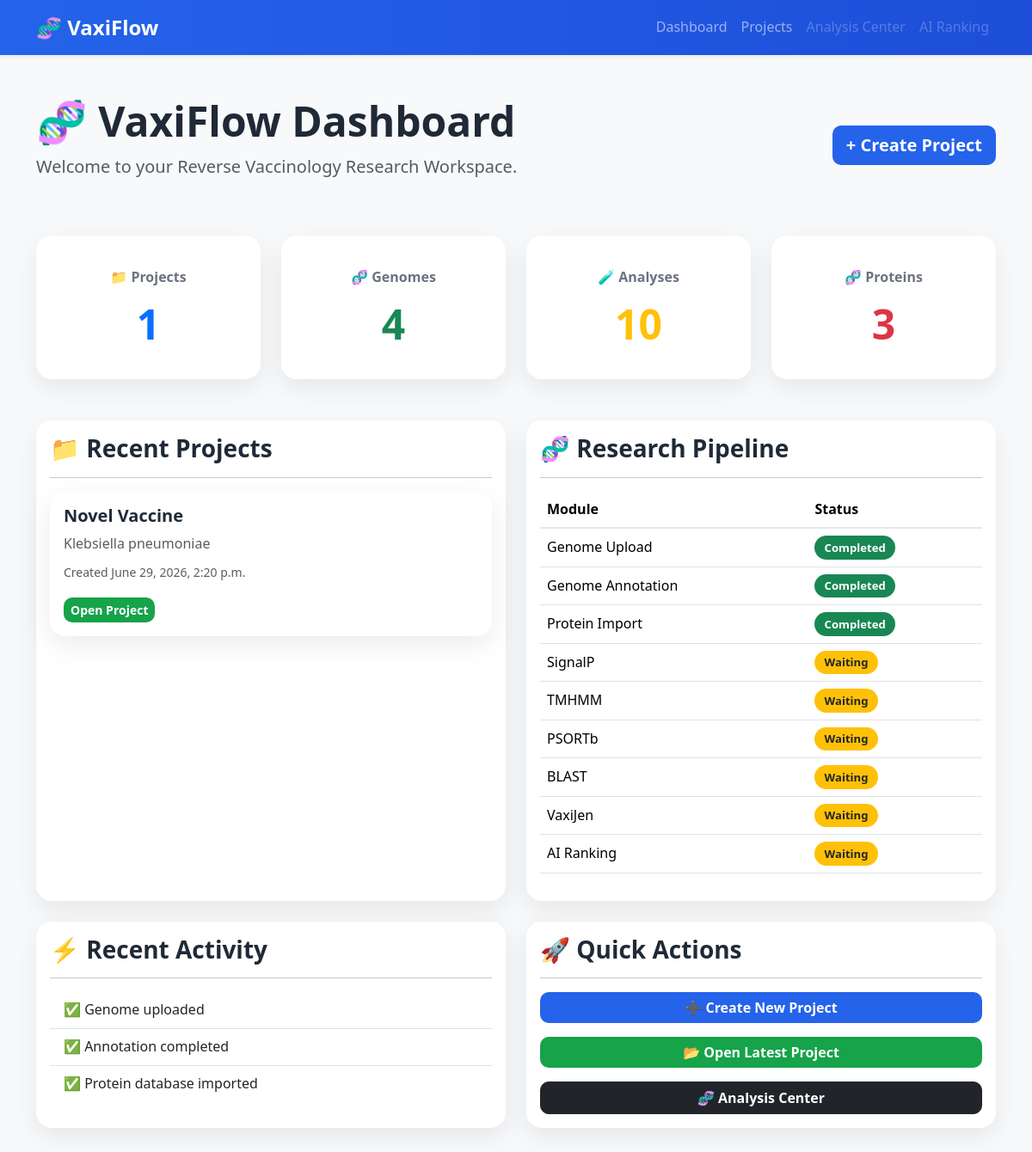
Before: / with the older database file.
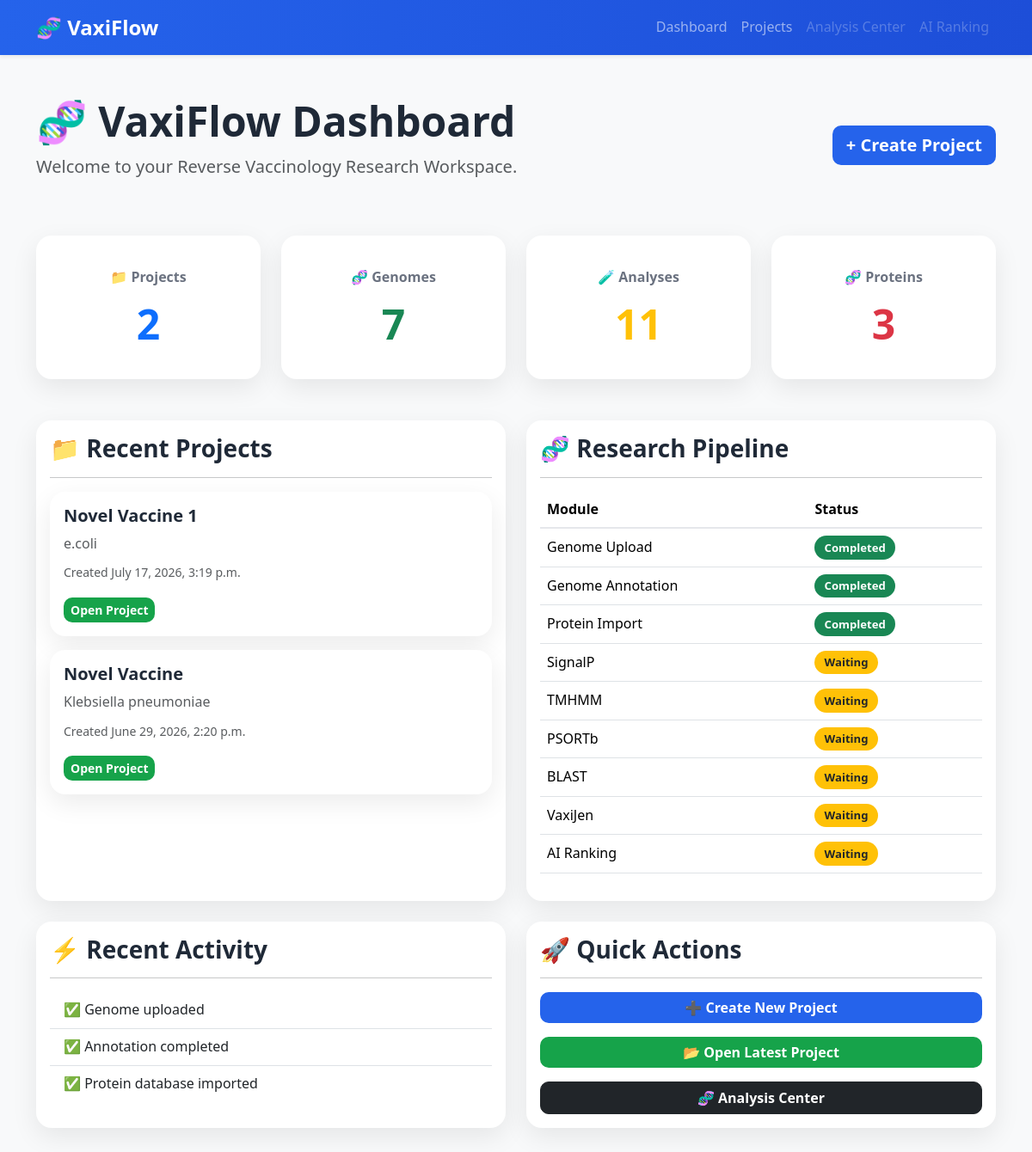
After: the same page with the newer database file.
### users/models.py (models this page shows, shortened)
class Project(models.Model):
    project_name = models.CharField(max_length=200)
    organism = models.CharField(max_length=300)
    description = models.TextField(blank=True)
    created_at = models.DateTimeField(auto_now_add=True)

### users/views.py (the view)
def home(request):
    projects = Project.objects.all().order_by(
        "-created_at"
    )
    total_projects = Project.objects.count()
    total_genomes = Genome.objects.count()
    total_analyses = Analysis.objects.count()
    total_proteins = Protein.objects.count()
    recent_projects = (
        Project.objects.all()
        .order_by("-created_at")[:5]
    )
    pipeline = [
        {
            "name": "Genome Upload",
            "status": "completed",
        },
        {
            "name": "Genome Annotation",
            "status": "completed",
        },
        {
            "name": "Protein Import",
            "status": "completed",
        },
        {
            "name": "SignalP",
            "status": "waiting",
        },
        {
            "name": "TMHMM",
            "status": "waiting",
        },
        {
            "name": "PSORTb",
            "status": "waiting",
        },
        {
            "name": "BLAST",
            "status": "waiting",
        },
        {
            "name": "VaxiJen",
            "status": "waiting",
        },
        {
            "name": "AI Ranking",
            "status": "waiting",
        },
    ]
    return render(
        request,
        "dashboard/home.html",
        {
            "projects": projects,
            "recent_projects": recent_projects,
            "total_projects": total_projects,
            "total_genomes": total_genomes,
            "total_analyses": total_analyses,
            "total_proteins": total_proteins,
            "pipeline": pipeline,
        },
    )

### templates/dashboard/home.html (shortened to what the changed rows need)
{% extends "base.html" %}
{% block content %}
<div class="d-flex justify-content-between align-items-center mb-5">
    <div>
        <h1 class="display-5 fw-bold">
            🧬 VaxiFlow Dashboard
        </h1>
    </div>
</div>
<div class="row g-4 mb-5">
    <div class="col-md-3">
        <div class="card stat-card h-100">
            <div class="card-body">
                <div class="stat-title">
                    📁 Projects
                </div>
                <h1 class="text-primary">
                    {{ total_projects }}
                </h1>
            </div>
        </div>
    </div>
    <div class="col-md-3">
        <div class="card stat-card h-100">
            <div class="card-body">
                <div class="stat-title">
                    🧬 Genomes
                </div>
                <h1 class="text-success">
                    {{ total_genomes }}
                </h1>
            </div>
        </div>
    </div>
    <div class="col-md-3">
        <div class="card stat-card h-100">
            <div class="card-body">
                <div class="stat-title">
                    🧪 Analyses
                </div>
                <h1 class="text-warning">
                    {{ total_analyses }}
                </h1>
            </div>
        </div>
    </div>
    <div class="col-md-3">
        <div class="card stat-card h-100">
            <div class="card-body">
                <h1 class="text-danger">
                    {{ total_proteins }}
                </h1>
            </div>
        </div>
    </div>
</div>
<div class="row g-4 mb-4">
    <div class="col-lg-6">
        <div class="card h-100">
            <div class="card-body">
                {% if recent_projects %}
                    {% for project in recent_projects %}
                    <div class="card mb-3">
                        <div class="card-body">
                            <h5>
                                {{ project.project_name }}
                            </h5>
                            <p class="text-muted mb-2">
                                {{ project.organism }}
                            </p>
                            <small class="text-muted">
                                Created
                                {{ project.created_at }}
                            </small>
                            <div class="mt-3">
                                <a
                                    href="{% url 'project_detail' project.id %}"
                                    class="btn btn-success btn-sm">
                                    Open Project
                                </a>
                            </div>
                        </div>
                    </div>
                    {% endfor %}
                {% else %}
                    <div class="alert alert-info">
                        No projects available.
                    </div>
                {% endif %}
            </div>
        </div>
    </div>
    <div class="col-lg-6">
        <div class="card h-100">
            <div class="card-body">
                <table class="table">
                    <thead>
                        <tr>
                            <th>Module</th>
                            <th>Status</th>
                        </tr>
                    </thead>
                    <tbody>
                    {% for step in pipeline %}
                        <tr>
                            <td>
                                {{ step.name }}
                            </td>
                            <td>
                                {% if step.status == "completed" %}
                                    <span class="badge bg-success">
                                        Completed
                                    </span>
                                {% else %}
                                    <span class="badge bg-warning text-dark">
                                        Waiting
                                    </span>
                                {% endif %}
                            </td>
                        </tr>
                    {% endfor %}
                    </tbody>
                </table>
            </div>
        </div>
    </div>
</div>
{% endblock %}

Changed rows visible on the page:
added Project: project_name "Novel Vaccine 1", organism "e.coli", created_at "July 17, 2026, 3:19 p.m."
Other visible differences:
{{ total_projects }}: "1" → "2"
{{ total_genomes }}: "4" → "7"
{{ total_analyses }}: "10" → "11"
